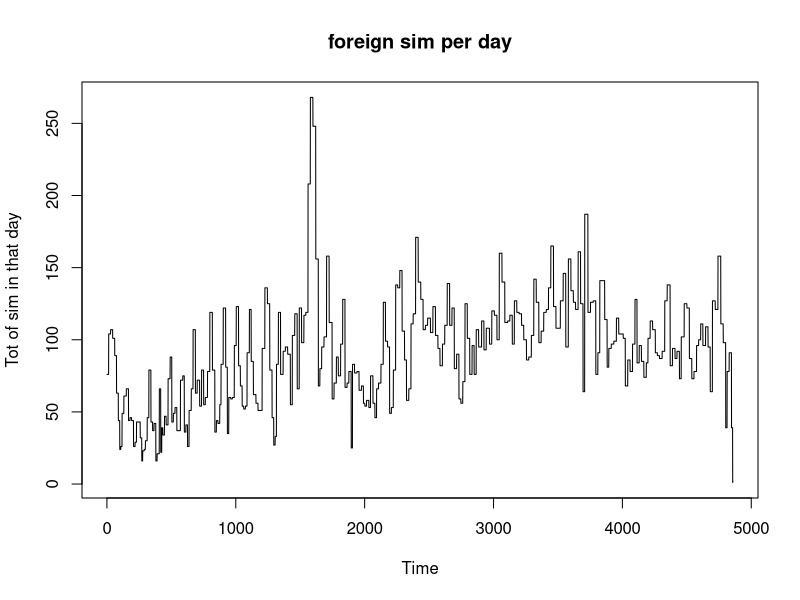
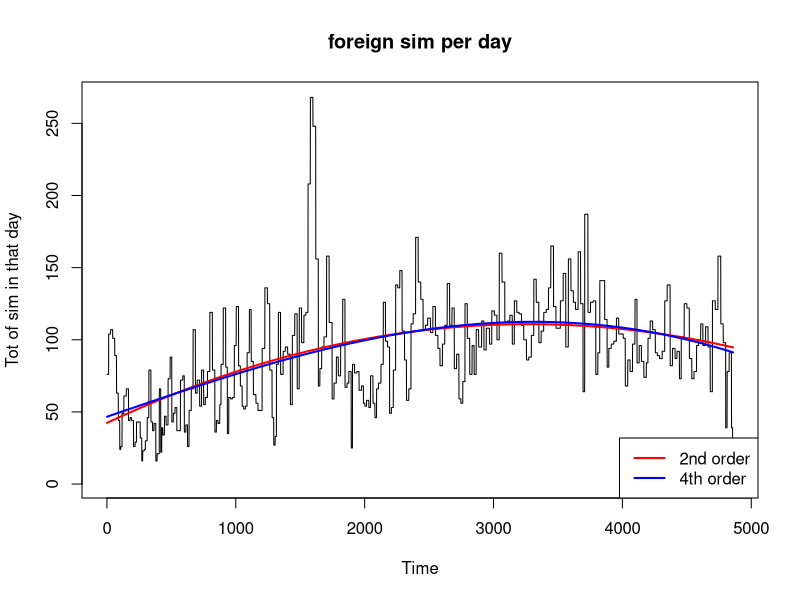

Source code (R) for these figures, in order:
## ---- chunk 1
data <- read.csv("foreignsim_2019-11-07.csv",sep = ";")
summary(data)
## ---- chunk 2
head(data,30)
## ---- chunk 3
#require(dplyr)
#group_by(data, "date")
## ---- chunk 4
data$date <- as.Date(data$date, format = "%Y-%m-%d")
## ---- chunk 5
data.ts <- ts(data$total.foreign.sim)
## ---- chunk 6
main <- "foreign sim per day"
ylab<-"Tot of sim in that day"
plot(data.ts,ylab=ylab,main=main)
## ---- chunk 7
#data.ts
## ---- chunk 8
tt<-as.numeric(time(data.ts))
fit2<-lm(data.ts~poly(tt,degree=2,raw=TRUE))
fit4<-lm(data.ts~poly(tt,degree=4,raw=TRUE))
## ---- chunk 9
main <- "foreign sim per day"
plot(data.ts,ylab=ylab,main=main)
lines(tt,predict(fit2),col='red',lwd=2)
lines(tt,predict(fit4),col='blue',lwd=2)
legend("bottomright",legend = c("2nd order","4th order"),lwd=2,lty=1,col=c("red","blue"))
